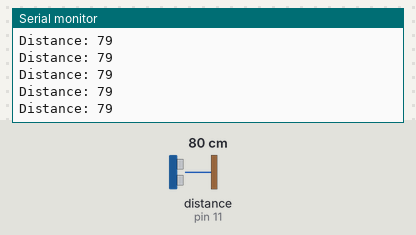
A sketch run on a simulated Arduino Uno, built with avr-gcc and run on an emulated ATmega328P. On the bench: the last lines printed to the serial monitor. Wiring (inferred from the names in the program): ultrasonic range finder: trigger pin 10; echo pin 11. Inputs (shaded band) come from the test bench; at power-on: distance to the obstacle (sensor on pin 11) 80 cm. The echo pulse lasts 58.3 µs per cm.

Above: at 6.2 s.
6.3 s: distance to the obstacle (sensor on pin 11) set to 2 cm
At 7.1 s:
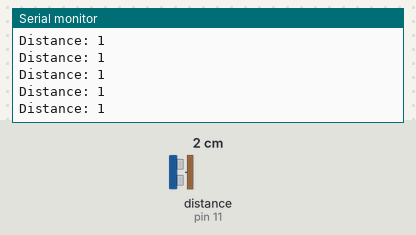
9.3 s: distance to the obstacle (sensor on pin 11) set to 120 cm
At 10.4 s:
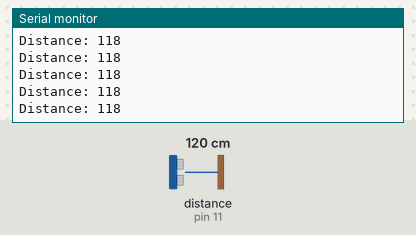
12.3 s: distance to the obstacle (sensor on pin 11) set to 4 cm
At 13.2 s:
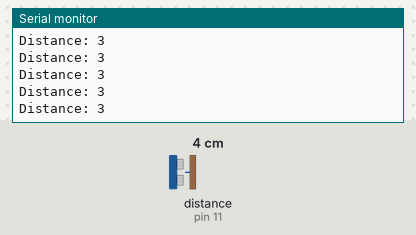
15.3 s: distance to the obstacle (sensor on pin 11) set to 299 cm
At 15.9 s:
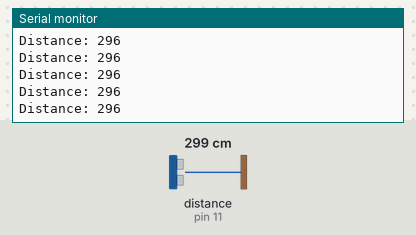
18.3 s: distance to the obstacle (sensor on pin 11) set to 9 cm
At 19.2 s:
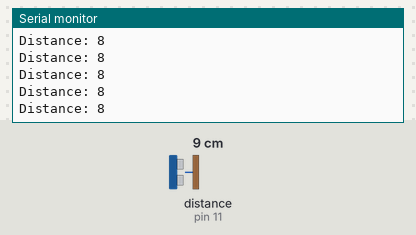
21.3 s: distance to the obstacle (sensor on pin 11) set to 18 cm
At 22.4 s:
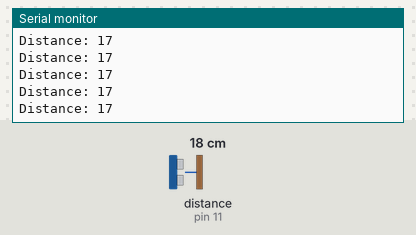
Timing chart, 0 to 24.3 s (numbered marks = the images above; inputs shaded):
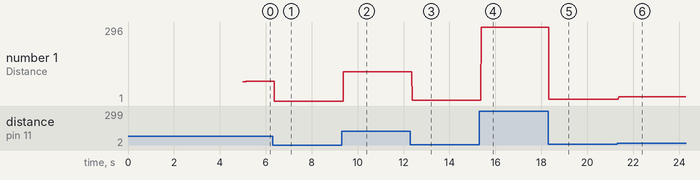

Measured:
- after the input at 6.3 s, the serial monitor: prints a new line after 0.08 s (image 1)
- after the input at 9.3 s, the serial monitor: prints a new line after 0.08 s (image 2)
- after the input at 12.3 s, the serial monitor: prints a new line after 0.07 s (image 3)
- after the input at 15.3 s, the serial monitor: prints a new line after 0.07 s (image 4)
- after the input at 18.3 s, the serial monitor: prints a new line at once (image 5)
- after the input at 21.3 s, the serial monitor: prints a new line after 0.07 s (image 6)
- plotted number 1: 79 → 1 after the input at 6.3 s, 1 → 118 after the input at 9.3 s, 118 → 3 after the input at 12.3 s, 3 → 296 after the input at 15.3 s, 296 → 8 after the input at 18.3 s

The sketch:

distance_sensor_set_up1.ino
```cpp
int triggerPin = 10;
int echoPin = 11;
int maxDistance =5;
long duration;
int distance;


void setup(){
  pinMode(triggerPin, OUTPUT); // Sets the trigPin as an Output
  pinMode(echoPin, INPUT); // Sets the echoPin as an Input
          delay (5000);
  Serial.begin(9600); // Starts the serial communication
}

void loop() {
  // Clears the trigPin
  digitalWrite(triggerPin, LOW);
  delay(2);
  // Sets the trigPin on HIGH state for 10 micro seconds
  digitalWrite(triggerPin, HIGH);
  delayMicroseconds(10);
  digitalWrite(triggerPin, LOW);
  // Reads the echoPin, returns the sound wave travel time in microseconds
  duration = pulseIn(echoPin, HIGH);
  // Calculating the distance
  distance = duration * 0.034 / 2;
  // Prints the distance on the Serial Monitor
  Serial.print("Distance: ");
  Serial.println(distance);
}
  
```
